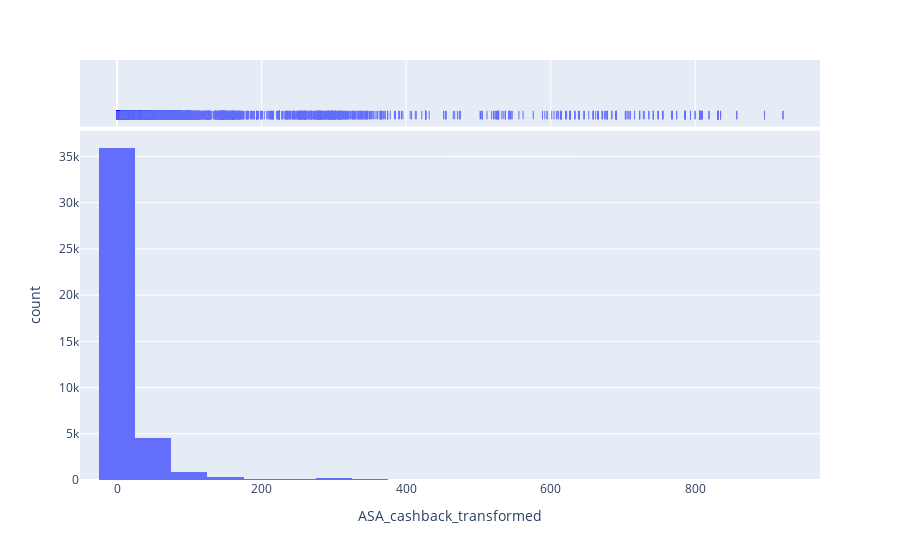

This figure's notebook cell:
### Code cell
px.histogram(concat_df,x='ASA_cashback_transformed',nbins=20,marginal='rug')

### Figure 1 — Plotly figure (JSON) as saved in the notebook; plotly's stock layout.template omitted (floating-point values rounded to 4 significant figures; data arrays with more than 128 entries replaced by an {"elided": "..."} marker saying what was removed)
{"data": [{"alignmentgroup": "True", "bingroup": "x", "hovertemplate": "ASA_cashback_transformed=%{x}<br>count=%{y}<extra></extra>", "legendgroup": "", "marker": {"color": "#636efa", "pattern": {"shape": ""}}, "name": "", "nbinsx": 20, "offsetgroup": "", "orientation": "v", "showlegend": false, "type": "histogram", "x": {"elided": "42444 float values"}, "xaxis": "x", "yaxis": "y"}, {"alignmentgroup": "True", "boxpoints": "all", "fillcolor": "rgba(255,255,255,0)", "hoveron": "points", "hovertemplate": "ASA_cashback_transformed=%{x}<extra></extra>", "jitter": 0, "legendgroup": "", "line": {"color": "rgba(255,255,255,0)"}, "marker": {"color": "#636efa", "symbol": "line-ns-open"}, "name": "", "offsetgroup": "", "showlegend": false, "type": "box", "x": {"elided": "42444 float values"}, "xaxis": "x2", "yaxis": "y2"}], "layout": {"barmode": "relative", "legend": {"tracegroupgap": 0}, "margin": {"t": 60}, "xaxis": {"anchor": "y", "domain": [0, 1], "title": {"text": "ASA_cashback_transformed"}}, "xaxis2": {"anchor": "y2", "domain": [0, 1], "matches": "x", "showgrid": true, "showticklabels": false}, "yaxis": {"anchor": "x", "domain": [0, 0.8316], "title": {"text": "count"}}, "yaxis2": {"anchor": "x2", "domain": [0.8416, 1], "matches": "y2", "showgrid": false, "showline": false, "showticklabels": false, "ticks": ""}}}
